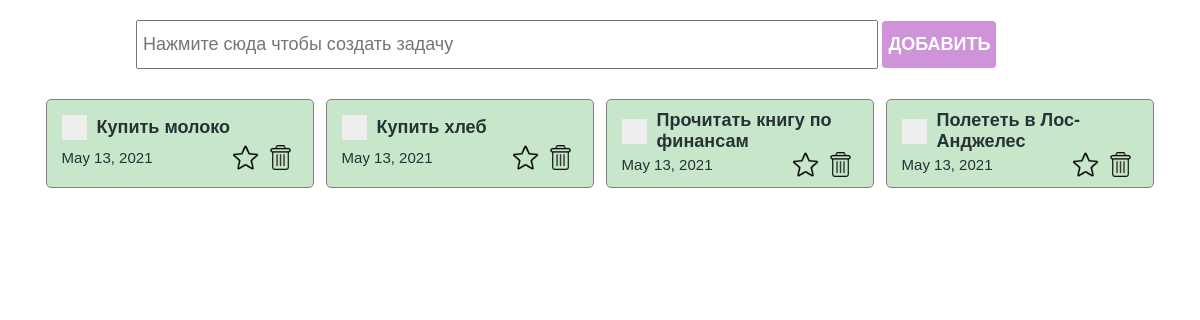
The page /test/ on the database as committed earlier.
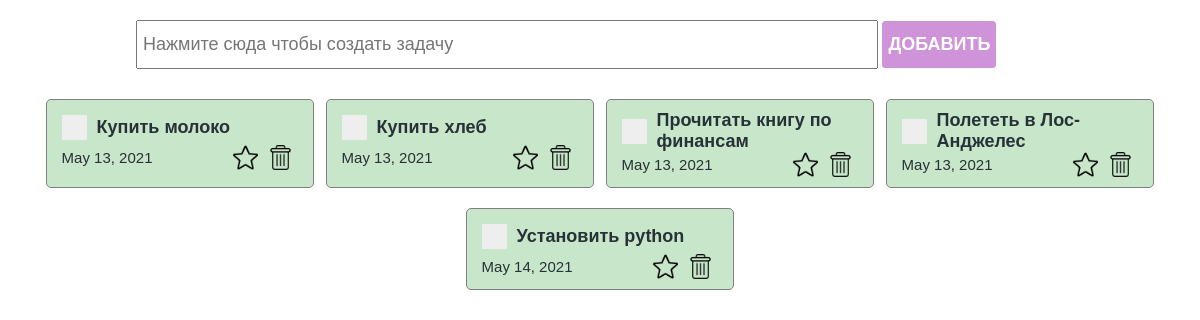
The same page on the database as committed later.
### main/models.py (models this page shows)
class ToDo(models.Model):
    text = models.CharField(max_length=100) # Поле для хранения текста
    created_at  = models.DateField(auto_now_add = True) # Для хранения даты будет добавлятся автоматически
    is_done_task = models.BooleanField(default = False)
    is_favorite = models.BooleanField(default = False)

### main/views.py (the view)
# urls.py: path("test/", test, name="test"),
def test(request):
    todo_list = ToDo.objects.all() # Записываем все это в todo_list
    return render(request, "test.html",{"todo_list":todo_list})

### main/templates/test.html (shortened to what this page needs)
{% load static %}
<!DOCTYPE html>
<html lang="en">
<head>
    <link href="{% static 'styles/index.css' %}" rel="stylesheet">
    <link href="{% static 'styles/checkbox.css' %}" rel="stylesheet">
</head>
<body>
     <section>
            <div class="create_container">
                <input class="create_input" type="text" placeholder="Нажмите сюда чтобы создать задачу"/>
                <button class="create_button">Добавить</button>
            </div>
            <div class="todo_container">
                {% for i in todo_list  %}
                <div class="todo_item">
                    <div class="todo_item_header">
                        <label class="checkbox_container">
                            <span class="checkmark"></span>
                        </label>
                        <h4>{{ i.text }}</h4>
                    </div>
                    <div class="todo_item_footer">
                       <p>{{ i.created_at }} </p>
                       <div class="action_buttons">
                            <img src="./icons/inactive_star.png" />
                            <img src="./icons/delete.png" />
                       </div>
                    </div>
                </div>
                {% endfor %}
            </div>
        </section>
</body>
</html>

Rows that differ between the two databases and show on the page:
added ToDo: text "Установить python", created_at "May 14, 2021"
